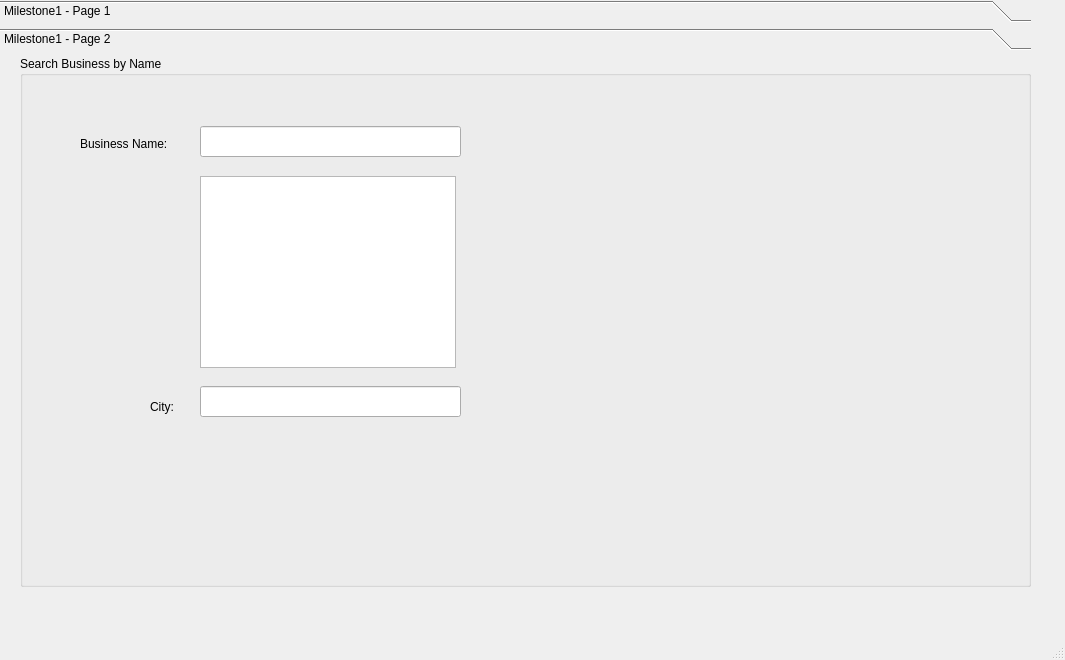
<?xml version="1.0" encoding="UTF-8"?>
<ui version="4.0">
 <class>MainWindow</class>
 <widget class="QMainWindow" name="MainWindow">
  <property name="geometry">
   <rect>
    <x>0</x>
    <y>0</y>
    <width>1065</width>
    <height>660</height>
   </rect>
  </property>
  <property name="windowTitle">
   <string>MainWindow</string>
  </property>
  <widget class="QWidget" name="centralwidget">
   <widget class="QToolBox" name="toolBox">
    <property name="geometry">
     <rect>
      <x>0</x>
      <y>0</y>
      <width>1031</width>
      <height>591</height>
     </rect>
    </property>
    <property name="styleSheet">
     <string notr="true">font: 12pt &quot;Segoe UI&quot;;</string>
    </property>
    <property name="currentIndex">
     <number>1</number>
    </property>
    <widget class="QWidget" name="page">
     <property name="geometry">
      <rect>
       <x>0</x>
       <y>0</y>
       <width>1031</width>
       <height>521</height>
      </rect>
     </property>
     <attribute name="label">
      <string>Milestone1 - Page 1</string>
     </attribute>
     <widget class="QGroupBox" name="groupBox">
      <property name="geometry">
       <rect>
        <x>0</x>
        <y>0</y>
        <width>441</width>
        <height>521</height>
       </rect>
      </property>
      <property name="styleSheet">
       <string notr="true">font: 11pt &quot;Segoe UI&quot;;
background-color: rgb(129, 174, 213);</string>
      </property>
      <property name="title">
       <string>State/City</string>
      </property>
      <widget class="QComboBox" name="stateList">
       <property name="geometry">
        <rect>
         <x>60</x>
         <y>30</y>
         <width>351</width>
         <height>31</height>
        </rect>
       </property>
       <property name="styleSheet">
        <string notr="true">background-color: rgb(255, 255, 255);</string>
       </property>
      </widget>
      <widget class="QLabel" name="label">
       <property name="geometry">
        <rect>
         <x>10</x>
         <y>30</y>
         <width>49</width>
         <height>31</height>
        </rect>
       </property>
       <property name="text">
        <string>State</string>
       </property>
      </widget>
      <widget class="QLabel" name="label_2">
       <property name="geometry">
        <rect>
         <x>10</x>
         <y>100</y>
         <width>49</width>
         <height>21</height>
        </rect>
       </property>
       <property name="text">
        <string>City</string>
       </property>
      </widget>
      <widget class="QListWidget" name="cityList">
       <property name="geometry">
        <rect>
         <x>60</x>
         <y>100</y>
         <width>351</width>
         <height>381</height>
        </rect>
       </property>
       <property name="styleSheet">
        <string notr="true">background-color: rgb(255, 255, 255);</string>
       </property>
      </widget>
     </widget>
     <widget class="QGroupBox" name="businessGroup">
      <property name="geometry">
       <rect>
        <x>450</x>
        <y>0</y>
        <width>581</width>
        <height>521</height>
       </rect>
      </property>
      <property name="styleSheet">
       <string notr="true">font: 11pt &quot;Segoe UI&quot;;
background-color: rgb(129, 174, 213);</string>
      </property>
      <property name="title">
       <string>Business</string>
      </property>
      <widget class="QTableWidget" name="businessTable">
       <property name="geometry">
        <rect>
         <x>30</x>
         <y>30</y>
         <width>521</width>
         <height>451</height>
        </rect>
       </property>
       <property name="styleSheet">
        <string notr="true">background-color: rgb(255, 255, 255);</string>
       </property>
       <attribute name="horizontalHeaderVisible">
        <bool>true</bool>
       </attribute>
       <attribute name="horizontalHeaderStretchLastSection">
        <bool>true</bool>
       </attribute>
       <attribute name="verticalHeaderVisible">
        <bool>false</bool>
       </attribute>
      </widget>
     </widget>
    </widget>
    <widget class="QWidget" name="page_2">
     <property name="geometry">
      <rect>
       <x>0</x>
       <y>0</y>
       <width>1031</width>
       <height>521</height>
      </rect>
     </property>
     <attribute name="label">
      <string>Milestone1 - Page 2</string>
     </attribute>
     <widget class="QGroupBox" name="groupBox_2">
      <property name="geometry">
       <rect>
        <x>20</x>
        <y>0</y>
        <width>1011</width>
        <height>531</height>
       </rect>
      </property>
      <property name="title">
       <string>Search Business by Name</string>
      </property>
      <widget class="QLabel" name="label_3">
       <property name="geometry">
        <rect>
         <x>60</x>
         <y>80</y>
         <width>121</width>
         <height>16</height>
        </rect>
       </property>
       <property name="text">
        <string>Business Name:</string>
       </property>
      </widget>
      <widget class="QLabel" name="label_4">
       <property name="geometry">
        <rect>
         <x>130</x>
         <y>340</y>
         <width>41</width>
         <height>21</height>
        </rect>
       </property>
       <property name="text">
        <string>City:</string>
       </property>
      </widget>
      <widget class="QLineEdit" name="bname">
       <property name="geometry">
        <rect>
         <x>180</x>
         <y>70</y>
         <width>261</width>
         <height>31</height>
        </rect>
       </property>
      </widget>
      <widget class="QLineEdit" name="bcity">
       <property name="geometry">
        <rect>
         <x>180</x>
         <y>330</y>
         <width>261</width>
         <height>31</height>
        </rect>
       </property>
       <property name="readOnly">
        <bool>true</bool>
       </property>
      </widget>
      <widget class="QListWidget" name="businesses">
       <property name="geometry">
        <rect>
         <x>180</x>
         <y>120</y>
         <width>256</width>
         <height>192</height>
        </rect>
       </property>
      </widget>
     </widget>
    </widget>
   </widget>
  </widget>
  <widget class="QMenuBar" name="menubar">
   <property name="geometry">
    <rect>
     <x>0</x>
     <y>0</y>
     <width>1065</width>
     <height>22</height>
    </rect>
   </property>
  </widget>
  <widget class="QStatusBar" name="statusbar"/>
 </widget>
 <resources/>
 <connections/>
</ui>
